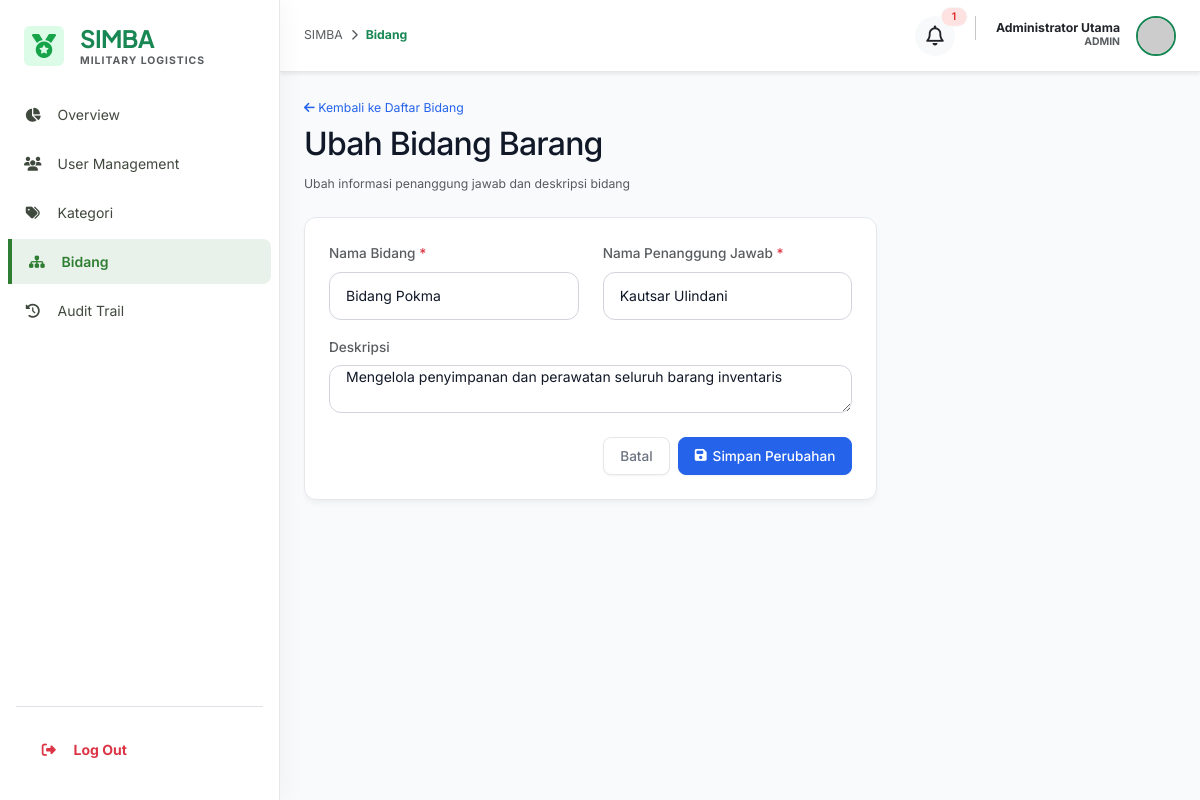
Page /public/index.php?controller=bidang&action=edit&id=1 (signed in) on the committed database.
### tables this page shows
CREATE TABLE `bidang_barang` (
  `bidang_id` int(11) NOT NULL,
  `nama_bidang` varchar(100) NOT NULL,
  `penanggung_jawab` varchar(100) NOT NULL,
  `deskripsi` text DEFAULT NULL,
  `created_at` datetime NOT NULL DEFAULT current_timestamp()
);

### app/controllers/BidangController.php (called while the page is built, shortened)
<?php
class BidangController extends Controller {
    public function edit() {
        $id = (int)$this->input('id');
        $model = new BidangBarang();
        $section = $model->find($id);
        $errors = [];
        $this->view('bidang/edit', [
            'title' => 'Ubah Bidang Barang',
            'section' => $section,
            'errors' => $errors
        ]);
    }
}

### public/index.php (called while the page is built, shortened)
<?php
require_once dirname(__DIR__) . '/core/Database.php';
require_once dirname(__DIR__) . '/core/Controller.php';
require_once dirname(__DIR__) . '/core/Model.php';
$actionName = isset($_GET['action']) ? trim($_GET['action']) : 'index';
$controllerInstance = new $controllerClass();
$controllerInstance->$actionName();

### core/Database.php (called while the page is built, shortened)
<?php
class Database {
    private static $instance = null;
    private $pdo;
    private function __construct() {
        try {
            $dsn = "mysql:host=" . DB_HOST . ";port=" . DB_PORT . ";dbname=" . DB_NAME . ";charset=utf8mb4";
            $options = [
                PDO::ATTR_ERRMODE            => PDO::ERRMODE_EXCEPTION,
                PDO::ATTR_DEFAULT_FETCH_MODE => PDO::FETCH_ASSOC,
                PDO::ATTR_EMULATE_PREPARES   => false,
            ];
            $this->pdo = new PDO($dsn, DB_USER, DB_PASS, $options);
        } catch (PDOException $e) {
            error_log("Database Connection Error: " . $e->getMessage());
            die("Sistem sedang mengalami kendala teknis. Silakan coba beberapa saat lagi.");
        }
    }
    public static function getInstance() {
        if (self::$instance === null) {
            self::$instance = new self();
        }
        return self::$instance;
    }
    public function getConnection() {
        return $this->pdo;
    }
}

### core/Model.php (called while the page is built, shortened)
<?php
require_once __DIR__ . '/Database.php';
abstract class Model {
    protected $db;
    protected $table;
    protected $primaryKey = 'id';
    public function __construct() {
        $this->db = Database::getInstance()->getConnection();
    }
    protected function query($sql, $params = []) {
        $stmt = $this->db->prepare($sql);
        $stmt->execute($params);
        return $stmt;
    }
    public function find($id) {
        $sql = "SELECT * FROM {$this->table} WHERE {$this->primaryKey} = :id LIMIT 1";
        return $this->query($sql, ['id' => $id])->fetch();
    }
}

### app/views/bidang/edit.php (the view, shortened to what this page needs)
<div class="mb-4">
    <a href="index.php?controller=bidang&action=index" class="text-accent text-decoration-none small">
        <i class="fa-solid fa-arrow-left"></i> Kembali ke Daftar Bidang
    </a>
    <h1 class="h2 font-heading mt-2" style="color: var(--text-primary);">Ubah Bidang Barang</h1>
    <span class="text-muted small">Ubah informasi penanggung jawab dan deskripsi bidang</span>
</div>
<div class="row">
    <div class="col-md-8">
        <div class="glass-card p-4">
            <form action="index.php?controller=bidang&action=edit&id=<?= $section['bidang_id'] ?>" method="POST" autocomplete="off">
                <div class="row mb-3">
                    <div class="col-md-6">
                        <label for="nama_bidang" class="form-label text-muted small">Nama Bidang <span class="text-danger">*</span></label>
                        <input type="text" class="form-control <?= isset($errors['nama_bidang']) ? 'is-invalid' : '' ?>" id="nama_bidang" name="nama_bidang" value="<?= htmlspecialchars($_POST['nama_bidang'] ?? $section['nama_bidang']) ?>" required>
                    </div>
                    <div class="col-md-6">
                        <label for="penanggung_jawab" class="form-label text-muted small">Nama Penanggung Jawab <span class="text-danger">*</span></label>
                        <input type="text" class="form-control <?= isset($errors['penanggung_jawab']) ? 'is-invalid' : '' ?>" id="penanggung_jawab" name="penanggung_jawab" value="<?= htmlspecialchars($_POST['penanggung_jawab'] ?? $section['penanggung_jawab']) ?>" required>
                    </div>
                </div>
                <div class="mb-4">
                    <label for="deskripsi" class="form-label text-muted small">Deskripsi</label>
                    <textarea class="form-control" id="deskripsi" name="deskripsi" rows="3"><?= htmlspecialchars($_POST['deskripsi'] ?? $section['deskripsi']) ?></textarea>
                </div>
                <div class="d-flex gap-2 justify-content-end">
                    <a href="index.php?controller=bidang&action=index" class="btn btn-outline-custom">Batal</a>
                    <button type="submit" class="btn btn-primary"><i class="fa-solid fa-floppy-disk"></i> Simpan Perubahan</button>
                </div>
            </form>
        </div>
    </div>
</div>

### public/css/style.css (style rules this page uses)
:root { --sidebar-bg: #111827; --sidebar-hover: #1F2937; --sidebar-active: #374151; --sidebar-active-border: #3B82F6; --sidebar-text: #9CA3AF; --sidebar-text-active: #FFFFFF; --sidebar-width: 250px; --sidebar-collapsed-width: 78px; --bg-main: #F8FAFC; --bg-card: #FFFFFF; --font-heading: 'Inter', sans-serif; --font-body: 'Inter', sans-serif; --text-primary: #111827; --text-secondary: #6B7280; --text-muted: #9CA3AF; --text-muted-lt: #D1D5DB; --primary: #2563EB; --primary-hover: #1D4ED8; --primary-light: #EFF6FF; --green: #16A34A; --green-lt: #DCFCE7; --green-hover: #15803D; --amber: #F59E0B; --amber-lt: #FEF3C7; --amber-hover: #D97706; --red: #DC2626; --red-lt: #FEE2E2; --red-hover: #B91C1C; --blue: #2563EB; --blue-lt: #DBEAFE; --purple: #7C3AED; --purple-lt: #EDE9FE; --gray-200: #E5E7EB; --border-color: #E5E7EB; --border-focus: #2563EB; --shadow-sm: 0 1px 2px 0 rgba(0, 0, 0, 0.05); --shadow-md: 0 4px 6px -1px rgba(0, 0, 0, 0.1), 0 2px 4px -1px rgba(0, 0, 0, 0.06); --shadow-card: 0 4px 6px -1px rgba(0, 0, 0, 0.05); --shadow-lg: 0 10px 15px -3px rgba(0, 0, 0, 0.1), 0 4px 6px -2px rgba(0, 0, 0, 0.05); --shadow-hover: 0 10px 15px -3px rgba(0, 0, 0, 0.05); --shadow-ring: 0 0 0 3px rgba(37, 99, 235, 0.2); --radius-sm: 6px; --radius-md: 8px; --radius-lg: 12px; --radius-xl: 16px; --radius-pill: 9999px; --transition: all 0.2s ease-in-out; }
body { background-color: var(--bg-main); color: var(--text-primary); font-family: var(--font-body); font-size: 14px; line-height: 1.5; -webkit-font-smoothing: antialiased; -moz-osx-font-smoothing: grayscale; }
h1, h2, h3, h4, h5, h6 { font-family: var(--font-heading); font-weight: 600; color: var(--text-primary); letter-spacing: -0.025em; margin-bottom: 0.5rem; }
a { color: var(--primary); text-decoration: none; transition: var(--transition); }
.card-modern, .glass-card { background: var(--bg-card); border: 1px solid var(--border-color); border-radius: var(--radius-lg); box-shadow: var(--shadow-card); margin-bottom: 24px; overflow: hidden; }
.card-modern .card-body, .glass-card { padding: 24px; }
.glass-card { padding: 24px; }
.btn { font-family: var(--font-body); font-weight: 500; font-size: 0.85rem; padding: 8px 16px; border-radius: var(--radius-md); transition: var(--transition); display: inline-flex; align-items: center; justify-content: center; gap: 6px; line-height: 1.5; border: 1px solid transparent; }
.btn-primary, .btn-accent { background: var(--primary); color: #fff !important; border-color: var(--primary); box-shadow: 0 1px 2px rgba(0, 0, 0, 0.05); }
.btn-outline-custom, .btn-outline { background: #fff; border-color: var(--border-color); color: var(--text-secondary); box-shadow: var(--shadow-sm); }
.form-label { font-weight: 500; font-size: 0.85rem; color: var(--text-primary); margin-bottom: 8px; }
.form-control, .form-select { background-color: #fff; border: 1px solid #D1D5DB; border-radius: 12px; padding: 0 16px; height: 48px; font-size: 0.875rem; color: var(--text-primary); transition: var(--transition); box-shadow: none; }
.form-control::placeholder { color: #9CA3AF; }
:root { --wp-blue: #0073aa; --wp-blue-hover: #005177; --wp-text-dark: #2c3338; }
.card-modern, .glass-card, .metric-card { transition: transform 0.3s cubic-bezier(0.34, 1.56, 0.64, 1), box-shadow 0.3s ease; }

### app/views/layouts/main.php (style rules this page uses)
body { font-family: 'Inter', sans-serif; background-color: #F8FAFC; }

### rows in the picture
bidang_barang: nama_bidang "Bidang Pokma", penanggung_jawab "Kautsar Ulindani", deskripsi "Mengelola penyimpanan dan perawatan seluruh barang inventaris"

### other values in the picture
$label "Overview User Management Kategori Bidang Audit Trail"
$currentController "Bidang"
$unreadCount "1"
$fullName "Administrator Utama"
ROLE_NAMES[$roleId] "ADMIN"
